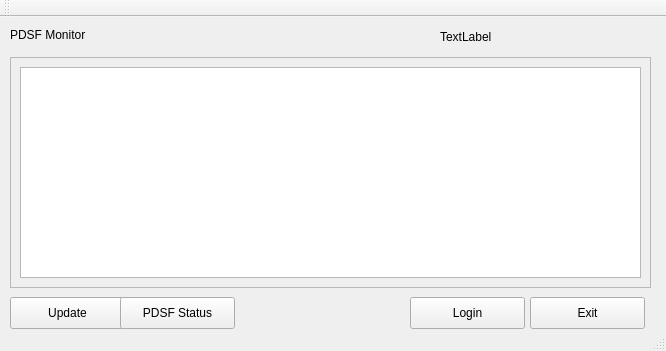
<?xml version="1.0" encoding="UTF-8"?>
<ui version="4.0">
 <class>PDSFMonitorMain</class>
 <widget class="QMainWindow" name="PDSFMonitorMain">
  <property name="geometry">
   <rect>
    <x>0</x>
    <y>0</y>
    <width>666</width>
    <height>351</height>
   </rect>
  </property>
  <property name="windowTitle">
   <string>NERSC PDSF Monitor</string>
  </property>
  <widget class="QWidget" name="centralWidget">
   <widget class="QPushButton" name="fLoginButton">
    <property name="geometry">
     <rect>
      <x>410</x>
      <y>280</y>
      <width>115</width>
      <height>32</height>
     </rect>
    </property>
    <property name="text">
     <string>Login</string>
    </property>
   </widget>
   <widget class="QPushButton" name="fExitButton">
    <property name="geometry">
     <rect>
      <x>530</x>
      <y>280</y>
      <width>115</width>
      <height>32</height>
     </rect>
    </property>
    <property name="text">
     <string>Exit</string>
    </property>
   </widget>
   <widget class="QFrame" name="fMainFrame">
    <property name="geometry">
     <rect>
      <x>10</x>
      <y>40</y>
      <width>641</width>
      <height>231</height>
     </rect>
    </property>
    <property name="frameShape">
     <enum>QFrame::StyledPanel</enum>
    </property>
    <property name="frameShadow">
     <enum>QFrame::Raised</enum>
    </property>
    <widget class="QTableView" name="fJobTable">
     <property name="geometry">
      <rect>
       <x>10</x>
       <y>10</y>
       <width>621</width>
       <height>211</height>
      </rect>
     </property>
    </widget>
   </widget>
   <widget class="QLabel" name="label">
    <property name="geometry">
     <rect>
      <x>10</x>
      <y>10</y>
      <width>161</width>
      <height>16</height>
     </rect>
    </property>
    <property name="text">
     <string>PDSF Monitor</string>
    </property>
   </widget>
   <widget class="QLabel" name="fLoginLabel">
    <property name="geometry">
     <rect>
      <x>440</x>
      <y>10</y>
      <width>211</width>
      <height>20</height>
     </rect>
    </property>
    <property name="text">
     <string>TextLabel</string>
    </property>
   </widget>
   <widget class="QPushButton" name="fUpdateButten">
    <property name="geometry">
     <rect>
      <x>10</x>
      <y>280</y>
      <width>115</width>
      <height>32</height>
     </rect>
    </property>
    <property name="text">
     <string>Update</string>
    </property>
   </widget>
   <widget class="QPushButton" name="pushButton_2">
    <property name="geometry">
     <rect>
      <x>120</x>
      <y>280</y>
      <width>115</width>
      <height>32</height>
     </rect>
    </property>
    <property name="text">
     <string>PDSF Status</string>
    </property>
   </widget>
  </widget>
  <widget class="QToolBar" name="mainToolBar">
   <attribute name="toolBarArea">
    <enum>TopToolBarArea</enum>
   </attribute>
   <attribute name="toolBarBreak">
    <bool>false</bool>
   </attribute>
  </widget>
  <widget class="QStatusBar" name="statusBar"/>
 </widget>
 <layoutdefault spacing="6" margin="11"/>
 <resources/>
 <connections/>
</ui>
